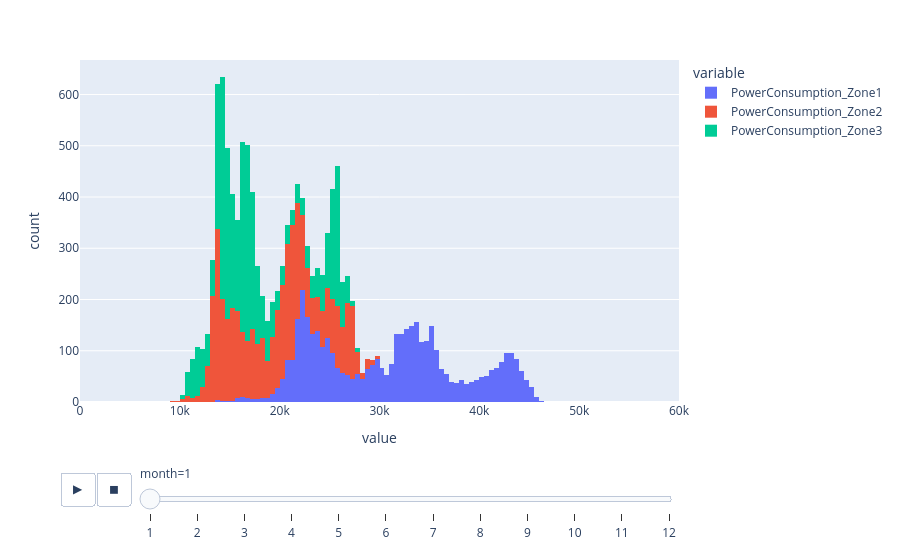

The cell this chart's notebook holds for it:
### Markdown cell above
We may also visualize several variables at once. For example, let us examine energy consumption across the three zones.

### Code cell
px.histogram(consumption, x=["PowerConsumption_Zone1", "PowerConsumption_Zone2", "PowerConsumption_Zone3"],
             animation_frame="month", range_x=(0, 60e3))

### Figure 1 — Plotly figure (JSON) as saved in the notebook; plotly's stock layout.template omitted (floating-point values rounded to 4 significant figures; data arrays with more than 128 entries replaced by an {"elided": "..."} marker saying what was removed)
{"data": [{"bingroup": "x", "hovertemplate": "variable=PowerConsumption_Zone1<br>month=1<br>value=%{x}<br>count=%{y}<extra></extra>", "legendgroup": "PowerConsumption_Zone1", "marker": {"color": "#636efa", "pattern": {"shape": ""}}, "name": "PowerConsumption_Zone1", "orientation": "v", "showlegend": true, "type": "histogram", "x": {"elided": "4464 float values"}, "xaxis": "x", "yaxis": "y"}, {"bingroup": "x", "hovertemplate": "variable=PowerConsumption_Zone2<br>month=1<br>value=%{x}<br>count=%{y}<extra></extra>", "legendgroup": "PowerConsumption_Zone2", "marker": {"color": "#EF553B", "pattern": {"shape": ""}}, "name": "PowerConsumption_Zone2", "orientation": "v", "showlegend": true, "type": "histogram", "x": {"elided": "4464 float values"}, "xaxis": "x", "yaxis": "y"}, {"bingroup": "x", "hovertemplate": "variable=PowerConsumption_Zone3<br>month=1<br>value=%{x}<br>count=%{y}<extra></extra>", "legendgroup": "PowerConsumption_Zone3", "marker": {"color": "#00cc96", "pattern": {"shape": ""}}, "name": "PowerConsumption_Zone3", "orientation": "v", "showlegend": true, "type": "histogram", "x": {"elided": "4464 float values"}, "xaxis": "x", "yaxis": "y"}], "layout": {"barmode": "relative", "legend": {"title": {"text": "variable"}, "tracegroupgap": 0}, "margin": {"t": 60}, "sliders": [{"active": 0, "currentvalue": {"prefix": "month="}, "len": 0.9, "pad": {"b": 10, "t": 60}, "steps": [{"args": [["1"], {"frame": {"duration": 0, "redraw": true}, "fromcurrent": true, "mode": "immediate", "transition": {"duration": 0, "easing": "linear"}}], "label": "1", "method": "animate"}, {"args": [["2"], {"frame": {"duration": 0, "redraw": true}, "fromcurrent": true, "mode": "immediate", "transition": {"duration": 0, "easing": "linear"}}], "label": "2", "method": "animate"}, {"args": [["3"], {"frame": {"duration": 0, "redraw": true}, "fromcurrent": true, "mode": "immediate", "transition": {"duration": 0, "easing": "linear"}}], "label": "3", "method": "animate"}, {"args": [["4"], {"frame": {"duration": 0, "redraw": true}, "fromcurrent": true, "mode": "immediate", "transition": {"duration": 0, "easing": "linear"}}], "label": "4", "method": "animate"}, {"args": [["5"], {"frame": {"duration": 0, "redraw": true}, "fromcurrent": true, "mode": "immediate", "transition": {"duration": 0, "easing": "linear"}}], "label": "5", "method": "animate"}, {"args": [["6"], {"frame": {"duration": 0, "redraw": true}, "fromcurrent": true, "mode": "immediate", "transition": {"duration": 0, "easing": "linear"}}], "label": "6", "method": "animate"}, {"args": [["7"], {"frame": {"duration": 0, "redraw": true}, "fromcurrent": true, "mode": "immediate", "transition": {"duration": 0, "easing": "linear"}}], "label": "7", "method": "animate"}, {"args": [["8"], {"frame": {"duration": 0, "redraw": true}, "fromcurrent": true, "mode": "immediate", "transition": {"duration": 0, "easing": "linear"}}], "label": "8", "method": "animate"}, {"args": [["9"], {"frame": {"duration": 0, "redraw": true}, "fromcurrent": true, "mode": "immediate", "transition": {"duration": 0, "easing": "linear"}}], "label": "9", "method": "animate"}, {"args": [["10"], {"frame": {"duration": 0, "redraw": true}, "fromcurrent": true, "mode": "immediate", "transition": {"duration": 0, "easing": "linear"}}], "label": "10", "method": "animate"}, {"args": [["11"], {"frame": {"duration": 0, "redraw": true}, "fromcurrent": true, "mode": "immediate", "transition": {"duration": 0, "easing": "linear"}}], "label": "11", "method": "animate"}, {"args": [["12"], {"frame": {"duration": 0, "redraw": true}, "fromcurrent": true, "mode": "immediate", "transition": {"duration": 0, "easing": "linear"}}], "label": "12", "method": "animate"}], "x": 0.1, "xanchor": "left", "y": 0, "yanchor": "top"}], "updatemenus": [{"buttons": [{"args": [null, {"frame": {"duration": 500, "redraw": true}, "fromcurrent": true, "mode": "immediate", "transition": {"duration": 500, "easing": "linear"}}], "label": "&#9654;", "method": "animate"}, {"args": [[null], {"frame": {"duration": 0, "redraw": true}, "fromcurrent": true, "mode": "immediate", "transition": {"duration": 0, "easing": "linear"}}], "label": "&#9724;", "method": "animate"}], "direction": "left", "pad": {"r": 10, "t": 70}, "showactive": false, "type": "buttons", "x": 0.1, "xanchor": "right", "y": 0, "yanchor": "top"}], "xaxis": {"anchor": "y", "domain": [0, 1], "range": [0, 60000], "title": {"text": "value"}}, "yaxis": {"anchor": "x", "domain": [0, 1], "title": {"text": "count"}}}}
